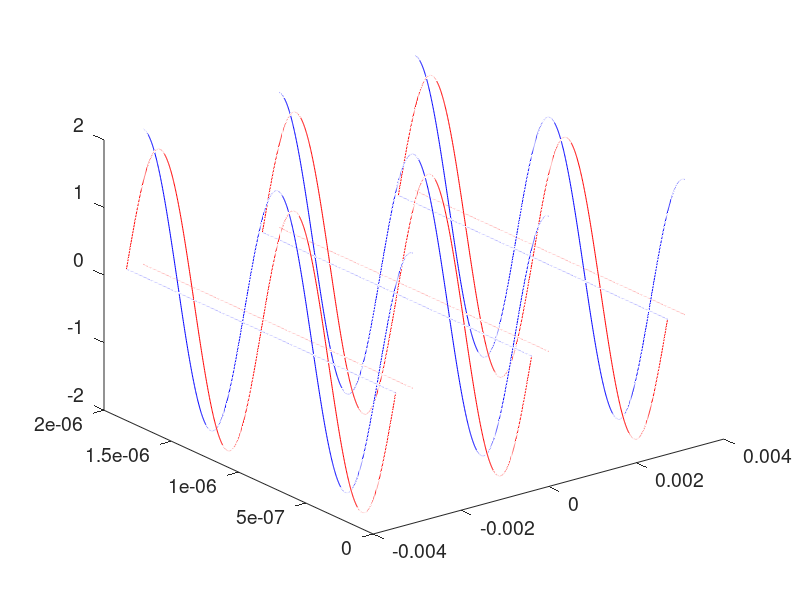
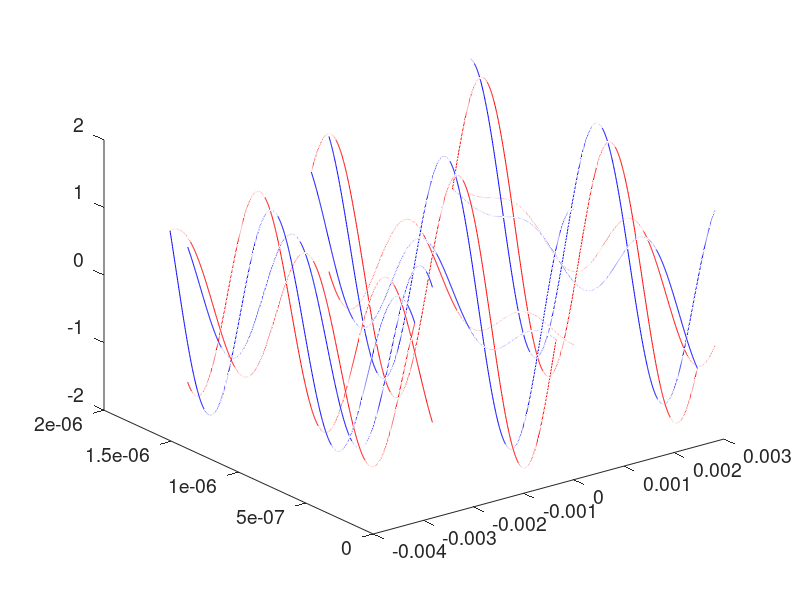
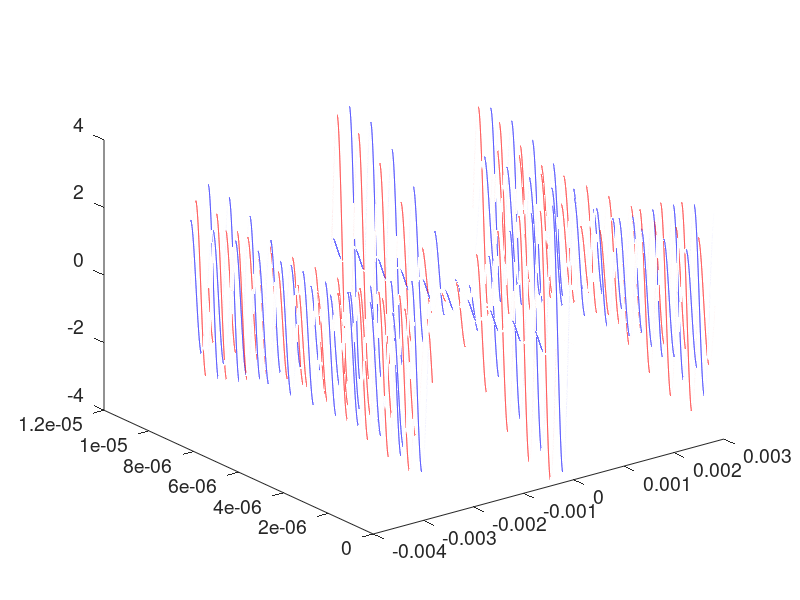
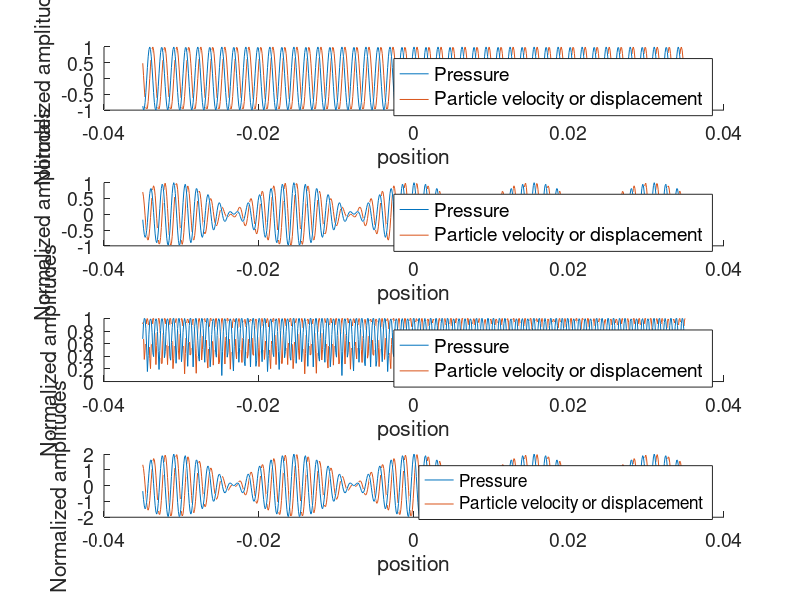

These charts were generated, in order, by the following MATLAB code:
L=0.07;
x=-L/2:0.0001:L/2;
c=1550;
f1 = 1e6;
f2 = 1.1e6;
t=0;
%%
lambda1=c/f1;
lambda2 = c/f1;
k1=2*pi/lambda1;
k2=2*pi/lambda1;
w1=2*pi*f1;
w2=2*pi*f1;
I = 10*10^3;
Z=1.6*10^6;
v0 = sqrt(2*I/Z);
p0 = v0*Z;
p1=@(x,t) p0*cos(k1*x-w1*t);
p2 =@(x,t) p0*cos(k1*x+w1*t);
v1 =@(x,t) v0*cos(k1*x-w1*t);
v2 =@(x,t) -v0*cos(k1*x+w1*t);
xpointsv = -9*lambda1/4:2*lambda1:9*lambda1/4;
xpointsp = -4*lambda1/2:2*lambda1:4*lambda1/2;
xpoints = sort([xpointsv,xpointsp]);
p =@(x,t) p1(x,t)+p2(x,t);
v=@(x,t) v1(x,t)+v2(x,t);
t = linspace(0,2/f1,1000);
figure
for i=1:length(xpoints)
    plot3(xpoints(i).*ones(size(t)),t,p(xpoints(i),t)/p0,'b')
    hold on
    plot3(xpoints(i).*ones(size(t)),t,v(xpoints(i),t)/v0,'r')
end
figure(10)
subplot(4,1,1)
plot3(x,zeros(size(x)),p(x,0)/p0/2)
hold on
plot3(x,1/(4*f1)*ones(size(x)),v(x,1/(4*f1))/v0/2)
hold off
legend('Pressure','Particle velocity or displacement')
ylabel('time')
xlabel('position')
zlabel('Normalized amplitudes')
set(gca,'view',[0,0])
set(findobj('type','axes'),'fontsize',14)
set(gca,'XAxisLocation','origin')
%%
lambda1=c/f1;
lambda2 = c/f2;
k1=2*pi/lambda1;
k2=2*pi/lambda2;
w1=2*pi*f1;
w2=2*pi*f2;
I = 10*10^3;
Z=1.6*10^6;
v0 = sqrt(2*I/Z);
p0 = v0*Z;
p1=@(x,t) p0*cos(k1*x-w1*t);
p2 =@(x,t) p0*cos(k2*x+w2*t);
v1 =@(x,t) v0*cos(k1*x-w1*t);
v2 =@(x,t) -v0*cos(k2*x+w2*t);
xpointsv = -9*lambda2/4:2*lambda2:9*lambda2/4;
xpointsp = -4*lambda2/2:2*lambda2:4*lambda2/2;
xpoints = sort([xpointsv,xpointsp]);
p =@(x,t) p1(x,t)+p2(x,t);
v=@(x,t) v1(x,t)+v2(x,t);
t = linspace(0,2/f2,1000);
figure
for i=1:length(xpoints)
    plot3(xpoints(i).*ones(size(t)),t,p(xpoints(i),t)/p0,'b')
    hold on
    plot3(xpoints(i).*ones(size(t)),t,v(xpoints(i),t)/v0,'r')
end
figure(10)
subplot(4,1,2)
plot3(x,zeros(size(x)),p(x,0)/p0/2)
hold on
plot3(x,1/(4*f1)*ones(size(x)),v(x,1/(4*f1))/v0/2)
hold off
legend('Pressure','Particle velocity or displacement')
ylabel('time')
xlabel('position')
zlabel('Normalized amplitudes')
set(gca,'view',[0,0])
set(findobj('type','axes'),'fontsize',14)
set(gca,'XAxisLocation','origin')
for it = 1:length(t)
    if it==1
        pmax = p(x,t(it))/p0/2;
        vmax = v(x,t(it))/v0/2;
    else
        pmax = max([pmax;p(x,t(it))/p0/2],[],1);
        vmax = max([vmax;v(x,t(it))/v0/2],[],1);
    end
end
figure(10)
subplot(4,1,3)
plot3(x,zeros(size(x)),pmax)
hold on
plot3(x,1/(4*f1)*ones(size(x)),vmax)
hold off
legend('Pressure','Particle velocity or displacement')
ylabel('time')
xlabel('position')
zlabel('Normalized amplitudes')
set(gca,'view',[0,0])
set(findobj('type','axes'),'fontsize',14)
set(gca,'XAxisLocation','origin')
%%
lambda1=c/f1;
lambda2 = c/f2;
k1=2*pi/lambda1;
k2=2*pi/lambda2;
w1=2*pi*f1;
w2=2*pi*f2;
I = 10*10^3;
Z=1.6*10^6;
v0 = sqrt(2*I/Z);
p0 = v0*Z;
p1=@(x,t) p0*cos(k1*x-w1*t);
p2 =@(x,t) p0*cos(k1*x+w1*t);
v1 =@(x,t) v0*cos(k1*x-w1*t);
v2 =@(x,t) -v0*cos(k1*x+w1*t);
p3=@(x,t) p0*cos(k2*x-w2*t);
p4 =@(x,t) p0*cos(k2*x+w2*t);
v3 =@(x,t) v0*cos(k2*x-w2*t);
v4 =@(x,t) -v0*cos(k2*x+w2*t);
xpointsv = -9*lambda2/4:2*lambda2:9*lambda2/4;
xpointsp = -4*lambda2/2:2*lambda2:4*lambda2/2;
xpoints = sort([xpointsv,xpointsp]);
p =@(x,t) p1(x,t)+p2(x,t)+p3(x,t)+p4(x,t);
v=@(x,t) v1(x,t)+v2(x,t)+v3(x,t)+v4(x,t);
t = linspace(0,11/f2,1e5);
figure
for i=1:length(xpoints)
    plot3(xpoints(i).*ones(size(t)),t,p(xpoints(i),t)/p0,'b')
    hold on
    plot3(xpoints(i).*ones(size(t)),t,v(xpoints(i),t)/v0,'r')
end
figure(10)
subplot(4,1,4)
plot3(x,zeros(size(x)),p(x,0)/p0/2)
hold on
plot3(x,1/(4*f1)*ones(size(x)),v(x,1/(4*f1))/v0/2)
hold off
legend('Pressure','Particle velocity or displacement')
ylabel('time')
xlabel('position')
zlabel('Normalized amplitudes')
set(gca,'view',[0,0])
set(findobj('type','axes'),'fontsize',14)
set(gca,'XAxisLocation','origin')